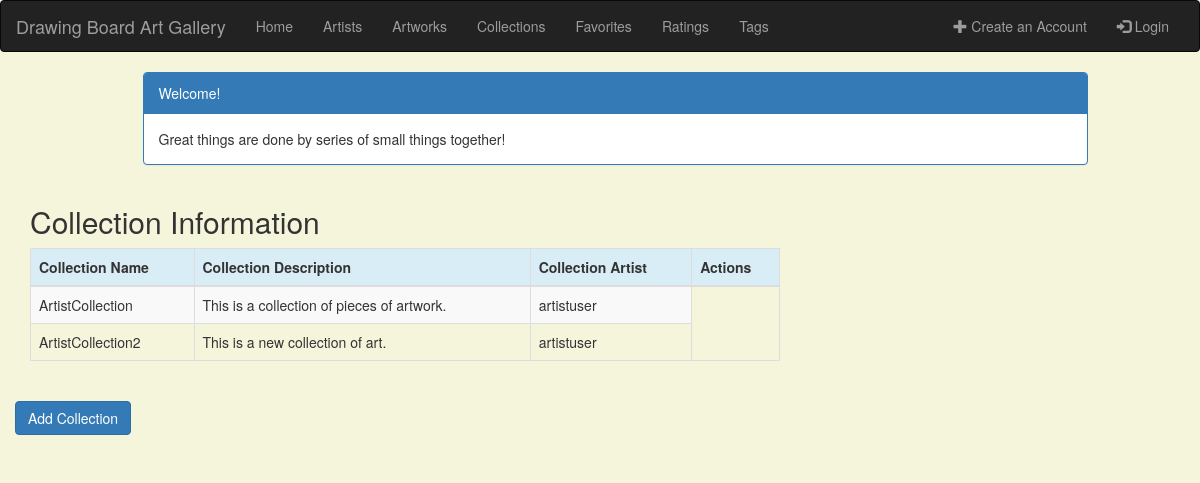
/collection_list, run on an earlier commit of the app's database.
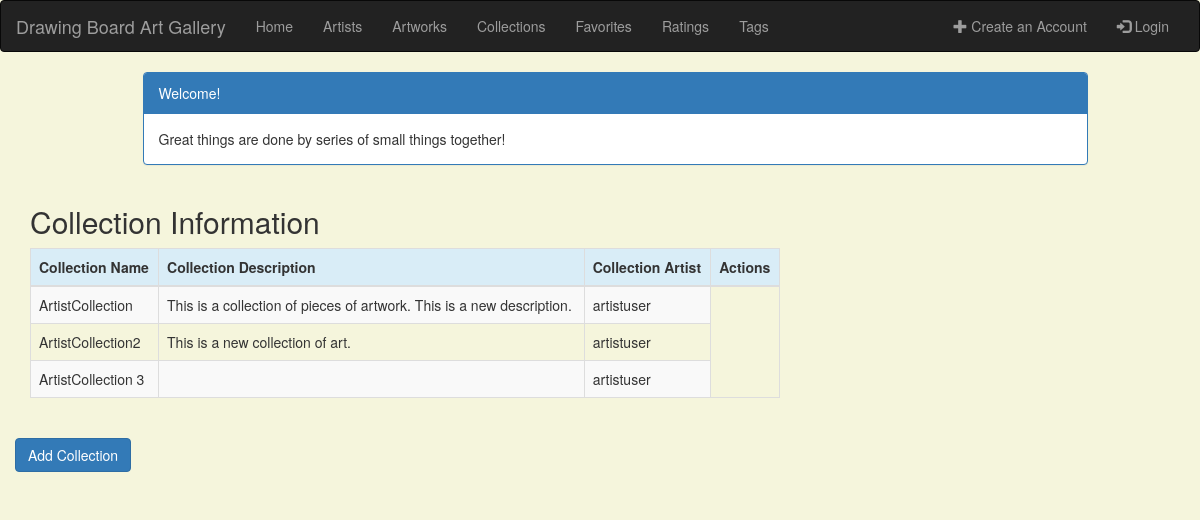
And on a later commit of the database.
### gallery/models.py (models this page shows)
class Collection(models.Model):
    collection_name = models.CharField(max_length=200)
    collection_description = models.TextField(max_length=280, null=True, blank=True)
    collection_artist = models.ForeignKey('Artist', on_delete=models.CASCADE)
    artwork = models.ManyToManyField(Artwork, blank=True)
    def __str__(self):
        return f'{self.collection_name}'

class Artist(models.Model):
    user = models.OneToOneField(User, on_delete=models.CASCADE)
    artist_role = models.BooleanField(default=False)
    description = models.TextField(max_length=280, null=True, blank=True)  # this is the default for all descriptions
    profile_picture = models.ImageField(upload_to='images/', null=True, blank=True)
    def __str__(self):
        return f'{self.user}'

### gallery/views.py (the view)
# urls.py: path('collection_list', views.collection_list, name='collection_list'),
def collection_list(request):
    collection = Collection.objects.all()
    print(collection)
    return render(request, 'gallery/collection_list.html',
                  {'collections': collection})

### gallery/templates/gallery/collection_list.html (shortened to what this page needs)
<!DOCTYPE html>
<html lang="en">
{% extends 'gallery/base.html' %}
{% block content %}
    <html>
    <head>
        <link rel="stylesheet" href="https://maxcdn.bootstrapcdn.com/bootstrap/3.3.4/css/bootstrap.min.css">
    </head>
    <body>
    <div class="container">
        <div class="row">
            <div class="col-md-10 col-md-offset-1">
                <div class="panel panel-primary">
                    <div class="panel-heading">Welcome!</div>
                    <div class="panel-body">
                        Great things are done by series of small things together!
                    </div>
                </div>
            </div>
        </div>
    </div>
    <div class="row">
        <h2 style="padding-left: 15Px">Collection Information</h2>
    </div>
    <div>
        <table class="table table-striped table-bordered table-hover">
            <thead>
            <tr class="bg-info">
                <th>Collection Name</th>
                <th>Collection Description</th>
                <th>Collection Artist</th>
                <th colspan="3">Actions</th>
            </tr>
            </thead>
            <tbody>
            {% for collection in collections %}
                <tr>
                    <td>{{ collection.collection_name }}</td>
                    <td>{{ collection.collection_description }}</td>
                    <td>{{ collection.collection_artist }}</td>
                </tr>
            {% endfor %}
            </tbody>
        </table>
    </div>
     <div class="row">
        <a href="{% url 'gallery:collection_new' %}" class="row"><span
                    class="btn btn-primary">Add Collection</span></a>
     </div>
    </body>
    </html>
{% endblock %}

What changed in the data, as far as the page shows it:
changed Collection "ArtistCollection": collection_description "This is a collection of pieces of artwork." → "This is a collection of pieces of artwork. This is a new description."
added Collection: collection_name "ArtistCollection 3", collection_artist "artistuser"
